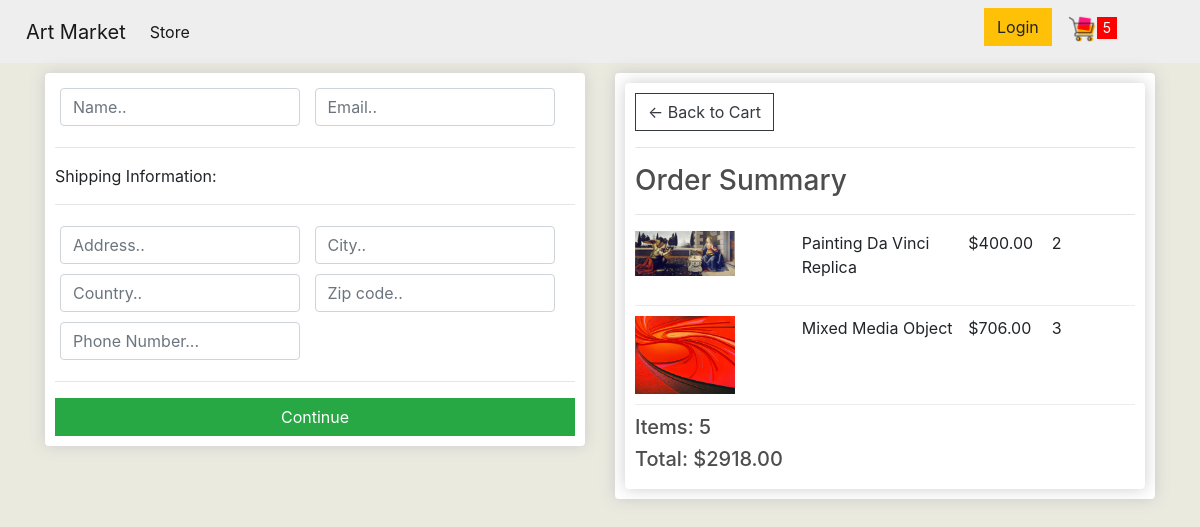
Before: /checkout/ (signed in) with the older database file.
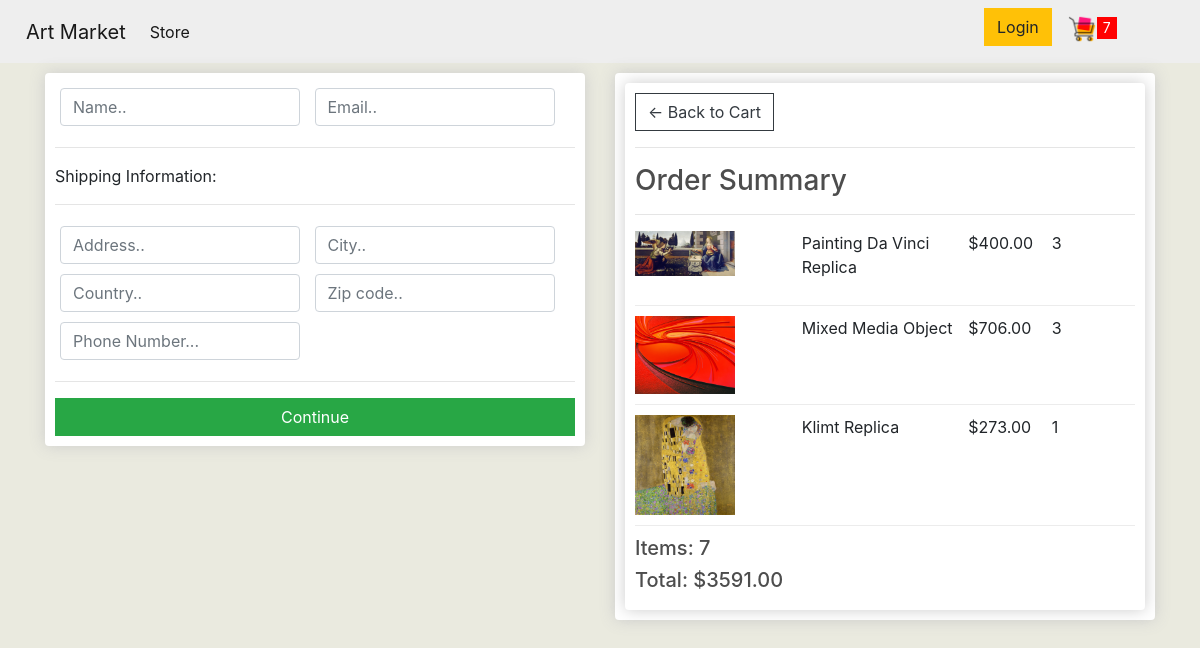
After: the same page with the newer database file.
### store/models.py (models this page shows, shortened)
class OrderItem(models.Model):
	product = models.ForeignKey(Product, on_delete=models.SET_NULL, null=True)
	order = models.ForeignKey(Order, on_delete=models.SET_NULL, null=True)
	quantity = models.IntegerField(default=0, null=True, blank=True)
	date_added = models.DateTimeField(auto_now_add=True)
	@property
	def get_total(self):
		total = self.product.price * self.quantity
		return total

class Product(models.Model):
	name = models.CharField(max_length=200)
	price = models.FloatField()
	digital = models.BooleanField(default=False,null=True, blank=True)
	image = models.ImageField(null=True, blank=True)
	@property
	def imageURL(self):
		try:
			url = self.image.url
		except:
			url = ''
		return url

class Order(models.Model):
	customer = models.ForeignKey(Customer, on_delete=models.SET_NULL, null=True, blank=True)
	date_ordered = models.DateTimeField(auto_now_add=True)
	complete = models.BooleanField(default=False)
	transaction_id = models.CharField(max_length=100, null=True)
	@property
	def shipping(self):
		shipping = False
		orderitems = self.orderitem_set.all()
		for i in orderitems:
			if i.product.digital == False:
				shipping = True
		return shipping
	@property
	def get_cart_total(self):
		orderitems = self.orderitem_set.all()
		total = sum([item.get_total for item in orderitems])
		return total
	@property
	def get_cart_items(self):
		orderitems = self.orderitem_set.all()
		total = sum([item.quantity for item in orderitems])
		return total

### store/views.py (the view, shortened to what this page needs)
# urls.py: path('checkout/', views.checkout, name='checkout'),
def checkout(request):
    if request.user.is_authenticated:
        customer = request.user.customer
        order, created = Order.objects.get_or_create(customer=customer, complete=False)
        items = order.orderitem_set.all()
        cartItems = order.get_cart_items
    products = Product.objects.all()
    context = {'items': items,
               'order': order, 'cartItems': cartItems }
    return render(request, 'store/checkout.html', context)

### store/templates/store/checkout.html (shortened to what this page needs)
{% extends 'store/main.html' %}
{% load static %}
{% block content %}
<div class="row">
    <div class="col-lg-6">
        <div class="box-element" id="form-wrapper">
            <form id="form">
                <div id="user-info">
                    <div class="form-field">
                        <input required class="form-control" type="text" name="name" placeholder="Name..">
                    </div>
                    <div class="form-field">
                        <input required class="form-control" type="email" name="email" placeholder="Email..">
                    </div>
                </div>
                <div id="shipping-info">
                    <hr>
                    <p>Shipping Information:</p>
                    <hr>
                    <div class="form-field">
                        <input class="form-control" type="text" name="address" placeholder="Address..">
                    </div>
                    <div class="form-field">
                        <input class="form-control" type="text" name="city" placeholder="City..">
                    </div>
                    <div class="form-field">
                        <input class="form-control" type="text" name="country" placeholder="Country..">
                    </div>
                    <div class="form-field">
                        <input class="form-control" type="text" name="zipcode" placeholder="Zip code..">
                    </div>
                    <div class="form-field">
                        <input class="form-control" type="text" name="phone" placeholder="Phone Number...">
                    </div>
                </div>
                <hr>
					<input id="form-button" class="btn btn-success btn-block" type="submit" value="Continue">
				</form>
			</div>
            <br>
        </div>
    <div class="col-lg-6">
        <div class="box-element">
            <div class="box-element">
				<a  class="btn btn-outline-dark" href="{% url 'cart' %}">&#x2190; Back to Cart</a>
				<hr>
				<h3>Order Summary</h3>
				<hr>
                {%for item in items%}
				<div class="cart-row">
					<div style="flex:2"><img class="row-image" src="{{item.product.imageURL}}"></div>
					<div style="flex:2"><p>{{item.product.name}}</p></div>
					<div style="flex:1"><p>${{item.product.price|floatformat:2}}</p></div>
					<div style="flex:1"><p>{{item.quantity}}</p></div>
				</div>
                {%endfor%}
				<h5>Items:   {{order.get_cart_items}}</h5>
				<h5>Total:   ${{order.get_cart_total|floatformat:2}}</h5>
        </div>
    </div>
</div>
{% endblock content %}

Changed rows visible on the page:
changed OrderItem "Painting Da Vinci Replica": quantity "2" → "3"
added OrderItem: product.imageURL (picture), product.name "Klimt Replica", product.price "273.00", quantity "1"
changed through a linked row, Order: get_cart_items "5" → "7"; get_cart_total "2918.00" → "3591.00"
Other visible differences:
{{ cartItems }}: "5" → "7"
